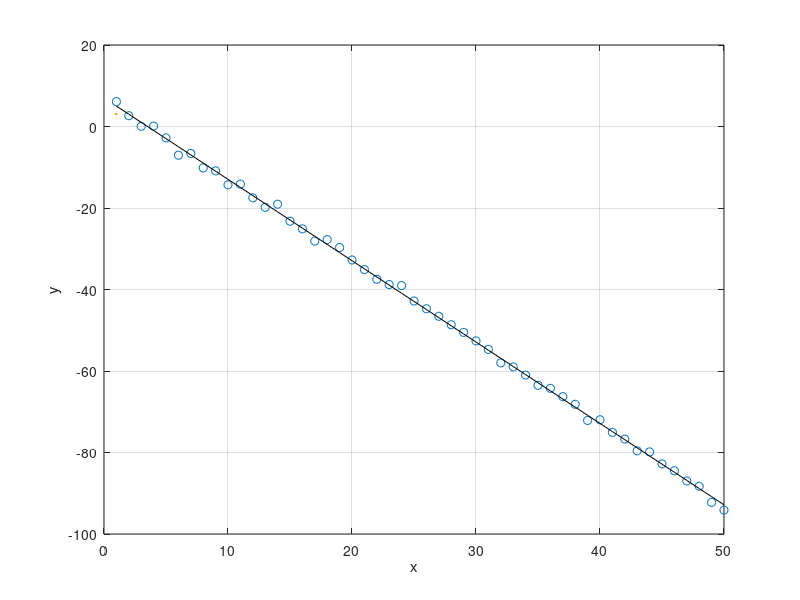

The MATLAB source for this figure:
clear all
close all
clc
% variables 
num_elements=50;
a=-2;
b=5;
c=7;
x=1:1:num_elements;
y=a*x+randn(1,num_elements);
y=y+c;


Y=y';
X=x';

X=[ones(size(X)) X];


%  metoda najmniejszych kwadratów
xm=sum(x)/length(y);
ym=sum(y)/length(x);

a1=(sum((x-xm).*(y-ym)))./(sum((x-xm).^2));
a0=ym-(a1*xm);

B3=[a0;a1];
ye3=X*B3;

figure(1)

plot(x, y, 'o', LineWidth=3);grid on;hold on;
plot(x, ye3, 'k', LineWidth=3);
xlabel('x');
ylabel('y');

R23=1-sum((y-ye3').^2)/sum((y-mean(y)).^2);